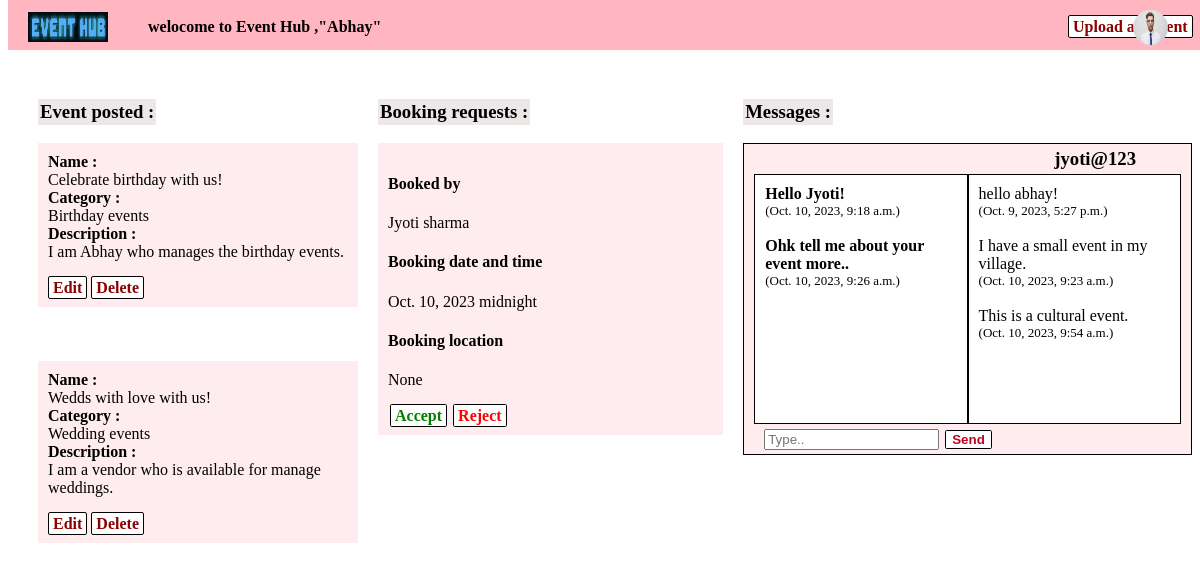
Page /home-E/ (signed in) on the committed database.
### EventPlanner/models.py (models this page shows, shortened)
class UserProfile(models.Model):
    user = models.OneToOneField(User,on_delete=models.CASCADE)
    user_type = models.CharField(choices=user_type_choices,max_length=50)
    contact_info = models.CharField(max_length = 200,blank = True,null = True,verbose_name='Contact information')
    company_name = models.CharField(max_length =  50,blank = True,null = True)
    website = models.URLField(max_length = 200,blank = True,null = True)
    about = models.TextField(blank = True,null = True)
    city = models.CharField(max_length = 20,null = False,blank = False)
    state = models.CharField(max_length = 20,null = False,blank = False)
    location = models.TextField(blank = True,null = True)
    service_offered = models.TextField(blank = True,null = True)
    profile_picture = models.ImageField(upload_to = 'images/',null = True,blank = True)
    vendor_images = models.ManyToManyField('Image', blank = True,null = True,related_name = 'portfolio_images')

class Event(models.Model):
    category = models.ForeignKey(Category,on_delete=models.CASCADE)
    event_planner = models.ForeignKey(User,on_delete=models.CASCADE,null=True)
    name = models.CharField(max_length=100)
    description = models.TextField(null=True,blank=True)

class Category(models.Model):
    name = models.CharField(max_length=100)
    def __str__(self):
        return self.name

### customer/models.py (models this page shows)
class Booking(models.Model):
    user = models.ForeignKey(User,on_delete=models.CASCADE,related_name='booking_user',null=False)
    venue = models.ForeignKey(Venue, on_delete=models.CASCADE,null=True)
    vendor = models.ForeignKey(User, on_delete=models.CASCADE,null=True)
    date = models.DateField(null=True)
    time = models.TimeField(null=True)
    location = models.CharField(max_length=150,null=True,blank=True)
    booking_accepted = models.BooleanField(null=True,blank=True)

class Messages(models.Model):
    sender = models.ForeignKey(User,on_delete=models.CASCADE,null=False,blank=False)
    receiver = models.ForeignKey(User,on_delete=models.CASCADE,null=False,blank=False,related_name = 'receiver')
    message = models.TextField(null=False,blank=False)
    created = models.DateTimeField(auto_now_add = True)

### EventPlanner/views.py (the view)
# urls.py: path('home-E/',views.home),
@login_required(login_url='/login/')
def home(request):
    if request.user.userprofile.user_type == 'is_event_planner':
        bookings = Booking.objects.filter(vendor = request.user)
        events = Event.objects.filter(event_planner = request.user)
        try:
            received_dict,sent_dict = Messages_display(request)
        except:
            received_dict = None
            sent_dict = None
        context = {'bookings':bookings,'received_dict':received_dict,'sent_dict':sent_dict,'MessageForm':MessageForm,'events':events}
        return render(request,'EventPlanner/home.html',context)

### EventPlanner/templates/EventPlanner/home.html (shortened to what this page needs)
{% load static %}
<link rel="stylesheet" href="{% static 'EventPlanner/css/navbar.css' %}">
<link rel="stylesheet" href="{% static 'EventPlanner/css/home.css' %}">
<div class="navbar-div">
{% include 'navbar.html' %}
</div>
<div class="home-div">
    <div class="outer-grid-div">
        <div class="event-div">
            <h3 style="background-color: rgb(237, 231, 231); width: fit-content; padding: 2px;">Event posted :</h3>
            {% for event in events reversed %}
        <div class="event-posted">
            <div><b>Name :</b></div>
            <div>{{event.name}}</div>
            <div><b>Category :</b></div>
            <div>{{event.category}}</div>
            <div><b>Description :</b></div>
            <div>{{event.description}}</div>
            <br>
            <a href="/edit-event/{{event.id}}/" class="edit">Edit</a>
            <a href="/delete-event/{{event.id}}/" class="delete">Delete</a>
        </div>
            <br><br><br>
            {% endfor %}
        </div>
        <div>
            <h3 style="background-color: rgb(237, 231, 231); width: fit-content; padding: 2px;">Booking requests :</h3>
            {% for booking in bookings %}
        <div class="requests">
            <div>
                <div>
                    <h4>Booked by</h4>
                </div>
                <div>{{booking.user.first_name}} {{booking.user.last_name}}</div>
                <div>
                    <h4>Booking date and time</h4>
                </div>
                <div>{{booking.date}} {{booking.time}}</div>
                <div>
                    <h4>Booking location</h4>
                </div>
                <div>{{booking.location}}</div>
            </div>
            {% if booking.booking_accepted is None %}
            <br>
            <a href="/accept-booking/{{booking.id}}/accepted/" class="accept">Accept</a>
            <a href="/accept-booking/{{booking.id}}/rejected/" class="reject">Reject</a>
            {% elif booking.booking_accepted is False %}
            <p class="rejected">Rejected</p>
            {% else %}
            <p class="accepted">Accepted</p>
            {% endif %}
        </div>
            {% endfor %}
        </div>
        <div>
                <h3 style="background-color: rgb(237, 231, 231); width: fit-content; padding: 2px;">Messages :</h3>
            {% for sender,messages in received_dict.items %}
        <div class="grid-div">
            <div class="messages">
                <div class="sender-messages">
                    {% for receiver,msgs in sent_dict.items %}
                    {% if receiver == sender %}
                    {% for msg in msgs %}
                    <div><b>{{msg.message}}</b></div>
                    <div style="font-size: small;">({{msg.created}})</div>
                    <br>
                    {% endfor %}
                    {% endif %}
                    {% endfor %}
                <br><br>
                </div>
                <div class="receiver-messages">
                    {% for message in messages %}
                    <div>{{message.message}}</div>
                    <div style="font-size: small;">({{message.created}})</div>
                    <br>
                    {% endfor %}
                </div>
            </div>
                <div class="message-div">
                    <h3 class="sender">{{sender}}</h3>
                    <form action="/create-message/" method="POST">
                        <input type="text" name="message" placeholder="Type.." class="search-bar">
                        <input type="submit" value="Send" class="send-button">
                    </form>
                </div>
            </div>
            {% endfor %}
        </div>
    </div>
</div>

### templates/navbar.html (shortened to what this page needs)
<!DOCTYPE html>
<html lang="en">
<head>
    {% load static %}
</head>
<body>
    <div class="navbar-container">
        {% if not request.user.is_authenticated %}
        <div class="unauth-navbar">
            <h5>
                <a href="/home-C/" class="unauth-logo unauth-logo-2">
                    <img src="{% static 'images/logo.png' %}" alt="" width="80" height="30" class="logo-image">
                </a>
                <a href="/login/" class="unauth-default-profile unauth-default-profile-2">
                    <img src="{% static 'images/No profile.jpeg' %}" alt=""  width="35" height="35" >
                </a>
            </h5>
                <a href="/sign-up-is_event_planner/" class="list-your-business list-your-business-2">List your business</a>
        </div>
        {% else %}
            {% if request.user.userprofile.user_type == 'is_event_planner' %}
                <div class="vendor-navbar">
                    <a href="/home-E/" class="logo logo-2">
                        <img src="{% static 'images/logo.png' %}" alt="" width="90" height="50" class="logo-image">
                    </a>
                    {% if request.user.is_authenticated %}
                    <span class="welcome-message welcome-message-2">welocome to Event Hub ,<b>"{{request.user.first_name}}"</b></span>
                    <div>
                        <a href="/create-event/" class="upload-event">Upload an Event</a>
                    </div>
                    {% endif %}
                    {% if request.user.userprofile.profile_picture %}
                    <a href="/profile/" class="profile-image profile-image-2">
                        <img src="{{request.user.userprofile.profile_picture.url}}" alt="" width="35" height="35" class="profile-pic">
                    </a>
                    {% else %}
                    <a href="/profile/" class="default-profile default-profile-2">
                        <img src="{% static 'images/No profile.jpeg' %}" alt="" width="40" height="40" class="profile">
                    </a>
                    {% endif %}
                </div>
            {% endif %}
        {% endif %}
    </div>
</body>
</html>

### staticfiles/EventPlanner/css/navbar.css (style rules this page uses)
.welcome-message { position: absolute; z-index: 2; left: 140px; top: 18px; font-weight: bold; color: black; }
.logo { position: absolute; left: 20px; top: 12px; z-index: 5; }
.logo-image { width: 80px; height: 30px; }
.customer-navbar,.vendor-navbar { position: fixed; background-color:lightpink; width: 100%; height: 50px; z-index: 10; top: 0; }
.profile-image { position: absolute; right: 40px; top: 10px; }
.profile-pic { border-radius: 50%; }
.upload-event { text-decoration: none; font-weight: bold; background-color: white; color:darkred; border: solid rgb(0, 0, 0); border-width: 1px; border-radius: 2px; padding: 2px 4px; position: relative; left: 1060px; top: 18px; }

### staticfiles/EventPlanner/css/home.css (style rules this page uses)
.home-div { margin-top: 80px; }
.grid-div { border: 1px solid #000; padding: 30px 10px 10px 10px; height: 270px; background-color: rgb(255, 236, 239); }
.outer-grid-div { display: grid; grid-template-columns: 0.8fr 1fr 1.3fr; column-gap: 20px; }
.event-div { margin-left: 30px; }
.event-posted { background-color: rgb(255, 236, 239); padding: 10px; width: 300px; word-wrap: break-word; }
.edit,.delete { text-decoration: none; font-weight: bold; background-color: white; color:darkred; border: solid rgb(0, 0, 0); border-width: 1px; border-radius: 2px; padding: 2px 4px; }
.upload-event { position: relative; left: 1060px; top: 18px; }
.requests { background-color: rgb(255, 236, 239); padding: 10px; }
.message-div { position: relative; bottom: 55px; left: 10px; }
.sender { position: relative; font-weight: 20px; left: 290px; bottom: 240px; color: black; width: fit-content; }
.messages { overflow-y: auto; height: 250px; display: grid; grid-template-columns: 1fr 1fr; }
.sender-messages,.receiver-messages { border: 1px black; padding: 10px 10px 0px 10px; border-style: solid; background-color: white; }
.search-bar { width: 175px; }
.send-button { text-decoration: none; border: 1px solid black; border-radius: 1.7px; color: rgb(194, 0, 32); font-weight: bold; margin-left: 2px; background-color: white; }
.accept,.reject { text-decoration: none; border: 1px solid black; border-radius: 1.7px; font-weight: bold; margin-left: 2px; background-color: white; padding: 2px 4px; }
.accept { color: green; }
.reject { color: red; }

### rows in the picture
Event: name "Celebrate birthday with us!", category "Birthday events", description "I am Abhay who manages the birthday events."
Event: name "Wedds with love with us!", category "Wedding events", description "I am a vendor who is available for manage weddings."
Booking: user.first_name "Jyoti", user.last_name "sharma", date "Oct. 10, 2023", time "midnight", location "None"
Messages: message "Hello Jyoti!", created "Oct. 10, 2023, 9:18 a.m."
Messages: message "Ohk tell me about your event more..", created "Oct. 10, 2023, 9:26 a.m."
Messages: message "hello abhay!", created "Oct. 9, 2023, 5:27 p.m."
Messages: message "I have a small event in my village.", created "Oct. 10, 2023, 9:23 a.m."
Messages: message "This is a cultural event.", created "Oct. 10, 2023, 9:54 a.m."

### other values in the picture
{{ request.user.first_name }} "Abhay"
{{ sender }} "jyoti@123"
